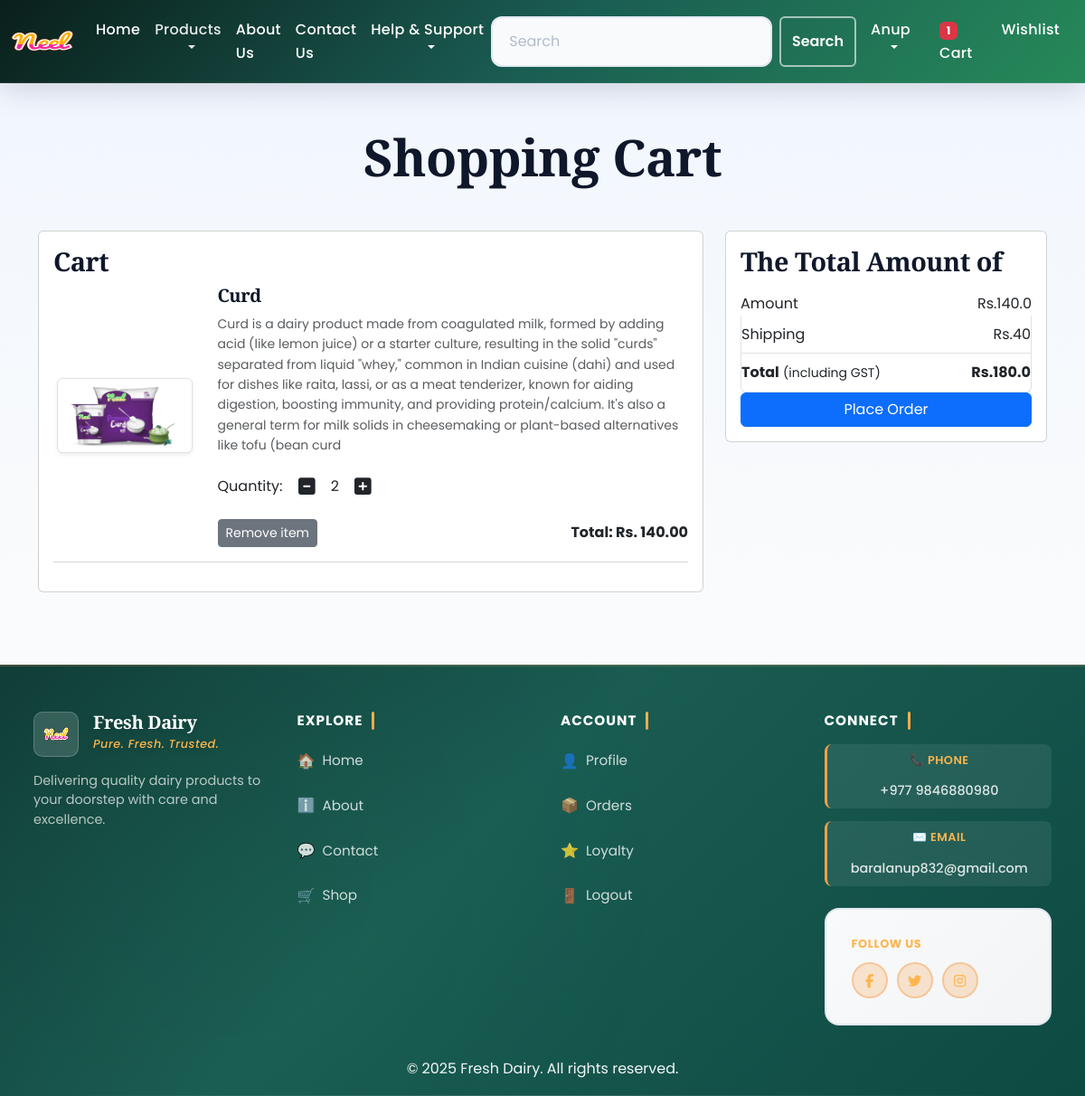
The app's page /cart/ (signed in) with its own data.
### app/models.py (models this page shows, shortened)
class Cart(models.Model):
    user = models.ForeignKey(User,on_delete=models.CASCADE)
    product = models.ForeignKey(Product,on_delete=models.CASCADE)
    variant = models.ForeignKey(ProductVariant, on_delete=models.SET_NULL, null=True, blank=True)
    quantity = models.PositiveIntegerField(default=1)
    @property
    def unit_price(self):
        return self.variant.discounted_price if self.variant else self.product.discounted_price
    @property
    def bulk_discount(self):
        discounts = self.product.bulk_discounts.filter(
            is_active=True,
            min_quantity__lte=self.quantity
        ).order_by('-min_quantity')
        return discounts.first() if discounts.exists() else None
    @property
    def bulk_discount_amount(self):
        discount = self.bulk_discount
        if discount:
            return discount.calculate_discount(self.unit_price, self.quantity) * self.quantity
        return 0
    @property
    def total_cost(self):
        base_cost = self.quantity * self.unit_price
        return base_cost - self.bulk_discount_amount
    @property
    def savings(self):
        return self.bulk_discount_amount

class Product(models.Model):
    title = models.CharField(max_length=100)
    selling_price = models.FloatField()
    discounted_price = models.FloatField()
    description = models.TextField()
    composition = models.TextField(default='')
    prodapp = models.TextField(default='')
    category = models.CharField(choices=CATEGORY_CHOICES, max_length=2)
    product_image = models.ImageField(upload_to='product')
    farmer = models.ForeignKey('Farmer', on_delete=models.SET_NULL, null=True, blank=True, related_name='products')

### app/views.py (the view)
# urls.py: path('cart/',views.show_cart, name='showcart'),
def show_cart(request):
    user = request.user
    cart = Cart.objects.filter(user=user)
    amount = 0
    total_savings = 0
    for p in cart:
        amount = amount + p.total_cost
        total_savings = total_savings + p.savings
    shipping = 40 if amount > 0 else 0
    totalamount = amount + shipping
    return render(request, 'app/addtocart.html',locals())

### app/context_processors.py (called while the page is built)
def cart_item_count(request):
    totalitem = 0
    if request.user.is_authenticated:
        totalitem = Cart.objects.filter(user=request.user).count()
    return {'totalitem': totalitem}

### app/templates/app/addtocart.html (shortened to what this page needs)
{% extends "app/base.html" %}
{% load static %}
{% block main-content %}
<div class="container my-5">
    <div class="row">
        {% if cart %}
        <h1 class="text-center mb-5">Shopping Cart</h1>
        <div class="col-sm-8">
            <div class="card">
                <div class="card-body">
                    <h3>Cart</h3>
                    {% for item in cart %}
                    <div class="row">
                        <div class="col-sm-3 text-center align-self-center"><img src="{{ item.product.product_image.url }}" alt="" srcset="" class="img-fluid
                        img-thumbnail shadow-sm" height="150" width="150"></div>
                        <div class="col-sm-9">
                            <div>
                                <h5>{{ item.product.title }}</h5>
                                <p class="mb-2 text-muted small">{{ item.product.description }}</p>
                                <div class="my-3">
                                    <label for="quantity">Quantity:</label>
                                    <a class="minus-cart btn" cart_id="{{ item.id }}"><i class="fas fa-minus-square fa-lg"></i></a>
                                    <span class="quantity">{{ item.quantity }}</span>
                                    <a class="plus-cart btn" cart_id={{ item.id }}><i class="fas fa-plus-square fa-lg"></i></a>
                                </div>
                                <div class="d-flex justify-content-between align-items-center">
                                    <a href="#" class="remove-cart btn btn-sm btn-secondary mr-3" cart_id={{ item.id }}>Remove item</a>
                                    <div class="text-right">
                                        {% if item.savings > 0 %}
                                        <p class="mb-0 text-muted"><small>Unit Price: <s>Rs. {{ item.unit_price|floatformat:2 }}</s></small></p>
                                        <p class="mb-0"><span><strong>Total: Rs. {{ item.total_cost|floatformat:2 }}</strong> <span class="text-success small">(Saved Rs. {{ item.savings|floatformat:2 }})</span></span></p>
                                        {% else %}
                                        <p class="mb-0"><span><strong>Total: Rs. {{ item.total_cost|floatformat:2 }}</strong></span></p>
                                        {% endif %}
                                    </div>
                                </div>
                            </div>
                        </div>
                    </div>
                    <hr class="text-muted">
                    {% endfor %}
                </div>
            </div>
        </div>
        <div class="col-sm-4">
            <div class="card">
                <div class="card-body">
                    <h3>The Total Amount of</h3>
                    <ul class="list-group">
                        <li class="list-group-item d-flex justify-content-between align-items-center border-0 px-0 pb-0">Amount<span id="amount">Rs.{{ amount }}</span></li>
                        <li class="list-group-item d-flex justify-content-between align-items-center px-0">Shipping<span id="shippingamount">Rs.{{ shipping }}</span></li>
                        <li class="list-group-item d-flex justify-content-between align-items-center px-0">
                            <div>
                                <strong>Total</strong> <small>(including GST)</small>
                            </div>
                            <span id="totalamount"><strong>Rs.{{ totalamount }}</strong></span>
                        </li>
                    </ul>
                    <div class="d-grid"><a href="{% url 'checkout' %}" class="btn btn-primary">Place Order</a></div>
                </div>
            </div>
        </div>
        {% else %}
        <h1 class="text-center mb-5">Cart is Empty</h1>
        {% endif %}
    </div>
</div>
{% endblock main-content %}

### records on screen
Cart: product.product_image (picture), product "Curd", product.description "Curd is a dairy product made from coagulated milk, formed by adding acid (like lemon juice) or a starter culture, resulting in the solid \"curds\" separated from liquid \"whey,\" common in Indian cuisine (dahi) and used for dishes like raita, lassi, or as a meat tenderizer, known for aiding digestion, boosting immunity, and providing protein/calcium. It's also a general term for milk solids in cheesemaking or plant-based alternatives like tofu (bean curd", quantity "2", total_cost "140.00"

### other values on screen
{{ totalitem }} "1"
{{ amount }} "140.0"
{{ shipping }} "40"
{{ totalamount }} "180.0"
